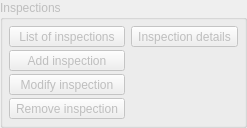
    <widget class="QGroupBox" name="gb_inspections">
     <property name="enabled">
      <bool>false</bool>
     </property>
     <property name="title">
      <string>Inspections</string>
     </property>
     <layout class="QGridLayout" name="gridLayout">
      <property name="horizontalSpacing">
       <number>6</number>
      </property>
      <property name="verticalSpacing">
       <number>3</number>
      </property>
      <property name="margin">
       <number>6</number>
      </property>
      <item row="0" column="0">
       <widget class="QToolButton" name="tbtn_view_inspections">
        <property name="sizePolicy">
         <sizepolicy hsizetype="Minimum" vsizetype="Fixed">
          <horstretch>0</horstretch>
          <verstretch>0</verstretch>
         </sizepolicy>
        </property>
        <property name="statusTip">
         <string>View list of inspections</string>
        </property>
        <property name="text">
         <string>List of inspections</string>
        </property>
        <property name="icon">
         <iconset resource="resources.qrc">
          <normaloff>:/images/images/view.png</normaloff>:/images/images/view.png</iconset>
        </property>
        <property name="iconSize">
         <size>
          <width>16</width>
          <height>16</height>
         </size>
        </property>
        <property name="checkable">
         <bool>true</bool>
        </property>
        <property name="toolButtonStyle">
         <enum>Qt::ToolButtonTextBesideIcon</enum>
        </property>
       </widget>
      </item>
      <item row="1" column="0">
       <widget class="QToolButton" name="tbtn_add_inspection">
        <property name="sizePolicy">
         <sizepolicy hsizetype="Minimum" vsizetype="Fixed">
          <horstretch>0</horstretch>
          <verstretch>0</verstretch>
         </sizepolicy>
        </property>
        <property name="statusTip">
         <string>Add a new inspection to the selected circuit</string>
        </property>
        <property name="text">
         <string>Add inspection</string>
        </property>
        <property name="icon">
         <iconset resource="resources.qrc">
          <normaloff>:/images/images/inspection_add.png</normaloff>:/images/images/inspection_add.png</iconset>
        </property>
        <property name="iconSize">
         <size>
          <width>16</width>
          <height>16</height>
         </size>
        </property>
        <property name="toolButtonStyle">
         <enum>Qt::ToolButtonTextBesideIcon</enum>
        </property>
       </widget>
      </item>
      <item row="2" column="0">
       <widget class="QToolButton" name="tbtn_modify_inspection">
        <property name="enabled">
         <bool>false</bool>
        </property>
        <property name="sizePolicy">
         <sizepolicy hsizetype="Minimum" vsizetype="Fixed">
          <horstretch>0</horstretch>
          <verstretch>0</verstretch>
         </sizepolicy>
        </property>
        <property name="statusTip">
         <string>Modify the selected inspection</string>
        </property>
        <property name="text">
         <string>Modify inspection</string>
        </property>
        <property name="icon">
         <iconset resource="resources.qrc">
          <normaloff>:/images/images/inspection_modify.png</normaloff>:/images/images/inspection_modify.png</iconset>
        </property>
        <property name="iconSize">
         <size>
          <width>16</width>
          <height>16</height>
         </size>
        </property>
        <property name="toolButtonStyle">
         <enum>Qt::ToolButtonTextBesideIcon</enum>
        </property>
       </widget>
      </item>
      <item row="3" column="0">
       <widget class="QToolButton" name="tbtn_remove_inspection">
        <property name="enabled">
         <bool>false</bool>
        </property>
        <property name="sizePolicy">
         <sizepolicy hsizetype="Minimum" vsizetype="Fixed">
          <horstretch>0</horstretch>
          <verstretch>0</verstretch>
         </sizepolicy>
        </property>
        <property name="statusTip">
         <string>Remove the selected inspection</string>
        </property>
        <property name="text">
         <string>Remove inspection</string>
        </property>
        <property name="icon">
         <iconset resource="resources.qrc">
          <normaloff>:/images/images/inspection_remove.png</normaloff>:/images/images/inspection_remove.png</iconset>
        </property>
        <property name="iconSize">
         <size>
          <width>16</width>
          <height>16</height>
         </size>
        </property>
        <property name="toolButtonStyle">
         <enum>Qt::ToolButtonTextBesideIcon</enum>
        </property>
       </widget>
      </item>
      <item row="0" column="1">
       <widget class="QToolButton" name="tbtn_view_inspection">
        <property name="sizePolicy">
         <sizepolicy hsizetype="Minimum" vsizetype="Fixed">
          <horstretch>0</horstretch>
          <verstretch>0</verstretch>
         </sizepolicy>
        </property>
        <property name="statusTip">
         <string>View inspection details</string>
        </property>
        <property name="text">
         <string>Inspection details</string>
        </property>
        <property name="icon">
         <iconset resource="resources.qrc">
          <normaloff>:/images/images/view.png</normaloff>:/images/images/view.png</iconset>
        </property>
        <property name="iconSize">
         <size>
          <width>16</width>
          <height>16</height>
         </size>
        </property>
        <property name="checkable">
         <bool>true</bool>
        </property>
        <property name="toolButtonStyle">
         <enum>Qt::ToolButtonTextBesideIcon</enum>
        </property>
       </widget>
      </item>
     </layout>
    </widget>
